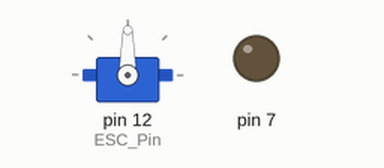
This sketch was run on a simulated Arduino Uno, built with avr-gcc and run on an emulated ATmega328P. Parts: servo, output pins drawn as LEDs (lit = HIGH). What the sketch prints to the serial monitor is not drawn.

Above: at 0.1 s.
At 3.1 s:
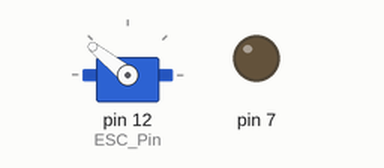
At 5.1 s:
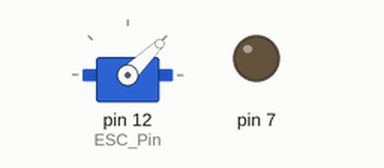
At 7.1 s:
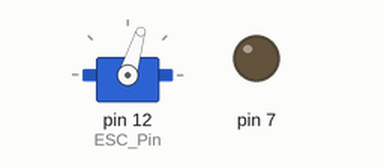
Timing chart, 0 to 8.6 s (numbered marks = the images above):
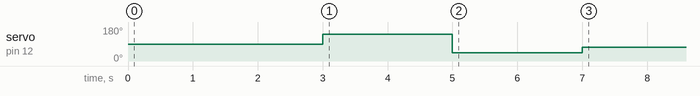

The sketch:

Brushless_motor.ino
```cpp
//https://youtu.be/4XYJaPCOJ3Y

#include <Servo.h>

#define ESC_Pin 12     //ESC 出力ピン
char message[50];

//ESC設定(μs)
#define ESC_Min_PWM 1000  //ESC最小PWM(μs)
#define ESC_Max_PWM 2000  //ESC最大PWM(μs)

Servo esc;

void setup() {
  esc.attach(ESC_Pin);
  Serial.begin(9600);

  delay(3000);
  Serial.println("ESC_Max_Setting");
  esc.writeMicroseconds(ESC_Max_PWM);
  delay(2000);
  Serial.println("ESC_Min_Setting");
  esc.writeMicroseconds(ESC_Min_PWM);
  delay(2000);

  pinMode(3, INPUT);
  pinMode(7, OUTPUT);
}

void loop() {

    int vol = 1300;
    esc.writeMicroseconds(vol);
    sprintf(message, "Pulse Width: %d micro sec", vol);
    Serial.println(message);


  // if(digitalRead(3) == HIGH) {
  //   int vol = 1300;
  //   esc.writeMicroseconds(vol);
  //   sprintf(message, "Pulse Width: %d micro sec", vol);
  //   Serial.println(message);
  // } else {
  //   int vol = 0;
  //   esc.writeMicroseconds(vol);
  //   sprintf(message, "Pulse Width: %d micro sec", vol);
  //   Serial.println(message);
  // }
}
```

Measured:
- by itself, servo on pin 12 (ESC_Pin): 90° → 141° at 3.0 s, → 44° 2.0 s later, → 73° 2.0 s later
